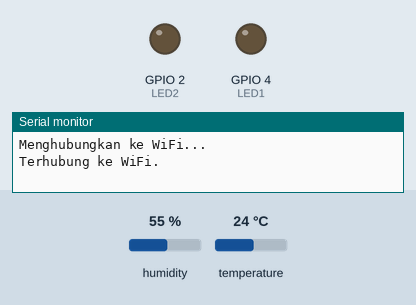
Simulated run of this sketch. Board: ESP32. Parts: output pins drawn as LEDs (lit = HIGH), the last lines printed to the serial monitor. Inputs (shaded band) come from the test bench; at power-on: temperature 24 °C, humidity 55 %. WiFi joins after 1.5 s; servers stay silent unless stated.

Above: at 6.5 s.
6.6 s: temperature set to 34.6 °C
12.1 s: temperature set to 35.4 °C
At 14.5 s:
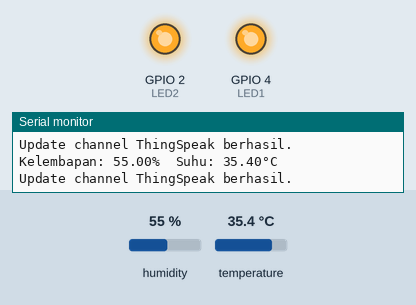
14.8 s: temperature set to 12 °C
At 17.0 s:
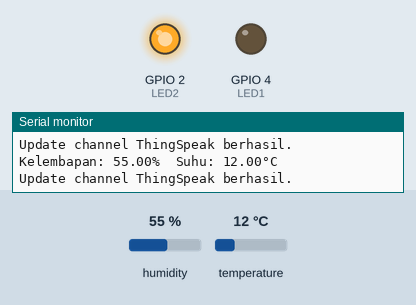
17.8 s: temperature set to 41 °C
At 20.4 s:
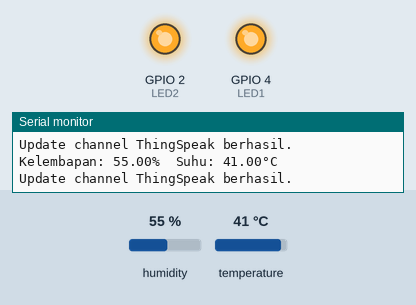
Timing chart, 0 to 21.8 s (numbered marks = the images above; inputs shaded):
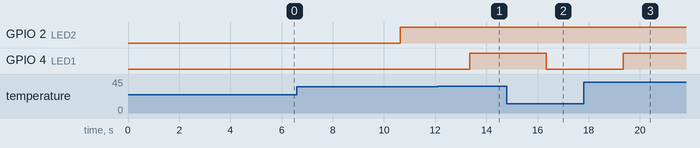

The sketch:

iot_sht31.ino
```cpp
#define BLYNK_TEMPLATE_ID "TMPL6zm9_tUzt"
#define BLYNK_TEMPLATE_NAME "Mentoring SHT31"
#define BLYNK_AUTH_TOKEN "RL8c7s-Aph-0ZPvpmqCWl8DFWDos2my9"

#define BLYNK_PRINT Serial

#include <Wire.h>
#include <Adafruit_Sensor.h>
#include <Adafruit_SHT31.h>
#include <WiFi.h>
#include <WiFiClient.h>
#include <BlynkSimpleEsp32.h>
#include "ThingSpeak.h"

Adafruit_SHT31 sht31 = Adafruit_SHT31();

char ssid[] = "ADNAN";
char pass[] = "15071970";

unsigned long myChannelNumber = 3088707;
const char* myWriteAPIKey = "FQUW834C7OV1TVOH";

const int LED1 = 4;
const int LED2 = 2;

BlynkTimer timer;
WiFiClient client;

void myTimerEvent() {
  delay(2000);
  float t = sht31.readTemperature();
  float h = sht31.readHumidity();

  if (!isnan(t) && !isnan(h)) {
    // Kirim data ke Blynk
    Blynk.virtualWrite(V0, t);
    Blynk.virtualWrite(V1, h);

    Serial.print(F("Kelembapan: "));
    Serial.print(h);
    Serial.print(F("%  Suhu: "));
    Serial.print(t);
    Serial.println(F("°C"));

    // Kontrol LED indikator suhu >= 35°C
    if (t >= 35) {
      Blynk.virtualWrite(V2, HIGH);
      digitalWrite(LED1, HIGH);
    } else {
      Blynk.virtualWrite(V2, LOW);
      digitalWrite(LED1, LOW);
    }

    // Kirim data ke ThingSpeak
    ThingSpeak.setField(1, t);
    ThingSpeak.setField(2, h);

    int x = ThingSpeak.writeFields(myChannelNumber, myWriteAPIKey);
    if (x == 200) {
      Serial.println("Update channel ThingSpeak berhasil.");
      digitalWrite(LED2, HIGH);
    } else {
      Serial.println("Gagal update channel ThingSpeak, kode HTTP: " + String(x));
      digitalWrite(LED2, LOW);
    }
  } else {
    Serial.println("Gagal membaca sensor SHT31!");
  }
}

void setup() {
  pinMode(LED1, OUTPUT);
   pinMode(LED2, OUTPUT);
  Serial.begin(115200);

  Wire.begin();

  if (!sht31.begin(0x44)) {   // Alamat I2C default SHT31 biasanya 0x44
    Serial.println("Gagal ditemukan sensor SHT31");
    while (1) delay(1);
  }

  WiFi.mode(WIFI_STA);
  while (WiFi.status() != WL_CONNECTED) {
    Serial.print("Menghubungkan ke WiFi...");
    WiFi.begin(ssid, pass);
    delay(5000);
  }
  Serial.println("\nTerhubung ke WiFi.");

  ThingSpeak.begin(client);
  Blynk.begin(BLYNK_AUTH_TOKEN, ssid, pass);

  timer.setInterval(3000L, myTimerEvent);
}

void loop() {
  Blynk.run();
  timer.run();
}
```

Measured:
- the behaviour switches between 34.9 and 35 °C on temperature (found by bisection; images 0 and 1)
- after the input at 12.1 s, GPIO 4 (LED1): LOW → HIGH after 1.2 s
- after the input at 14.8 s, GPIO 4 (LED1): HIGH → LOW after 1.5 s
- after the input at 17.8 s, GPIO 4 (LED1): LOW → HIGH after 1.5 s
